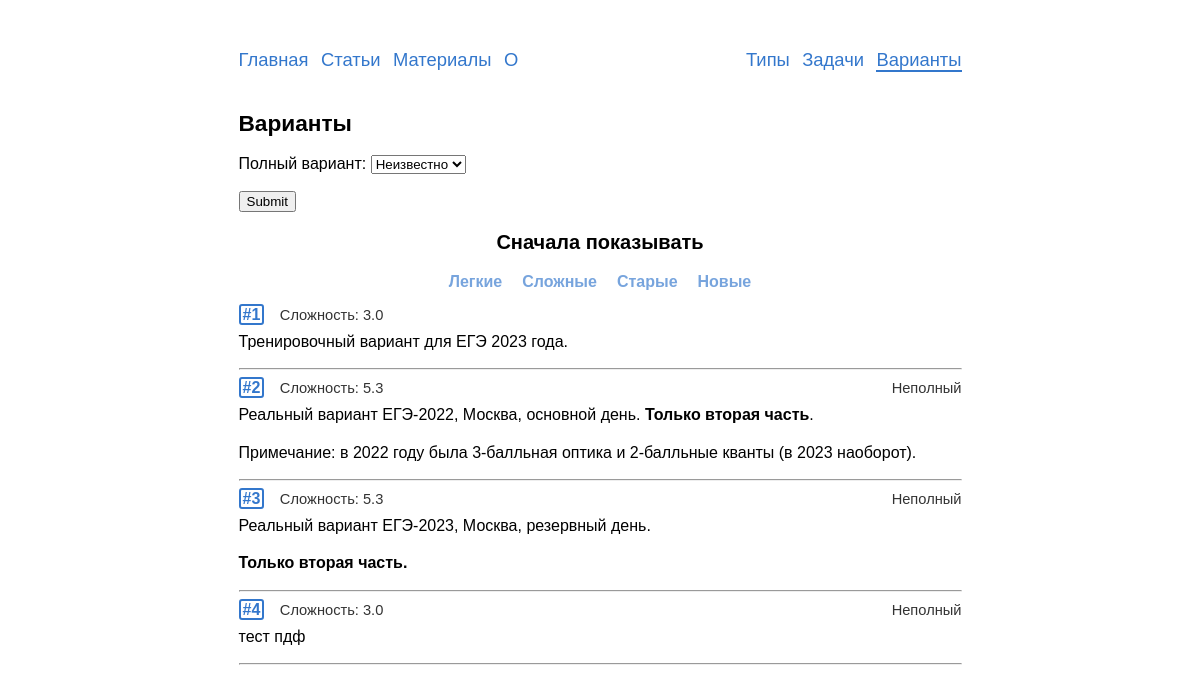
Page /variants/ on the earlier database version.
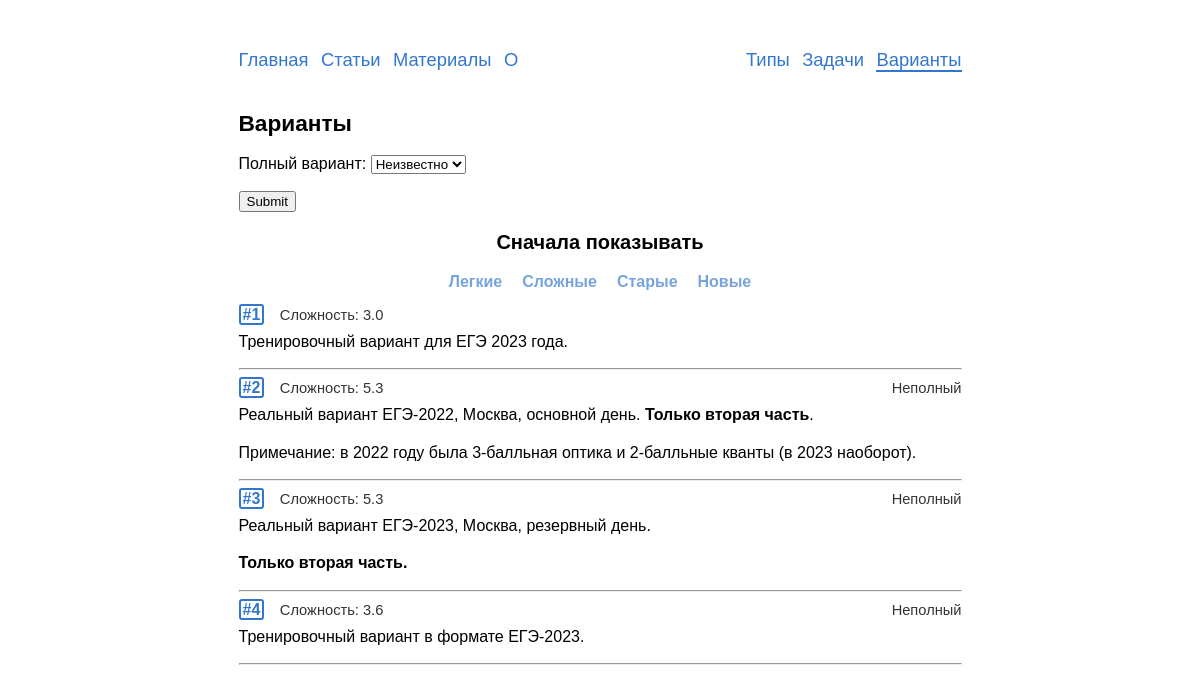
Same page on the later database version.
### variants/models.py (models this page shows, shortened)
class Variant(models.Model):
    objects = VariantManager()
    problems = SortedManyToManyField(Problem,
                                     verbose_name='задачи')
    text = models.TextField('комментарии', blank=True, null=True)
    complexity = models.FloatField('сложность', blank=True, default=0)
    is_full = models.BooleanField('полный вариант', default=True)
    show_answers = models.BooleanField('показать решения', default=True)
    date = models.DateField('дата добавления', auto_now_add=True)
    answer_slug = models.SlugField('slug для получения ответов',
                                   max_length=4, unique=False,
                                   blank=True, default='foxy',
                                   validators=[validate_answer_slug])
    class Meta:
        verbose_name = 'вариант'
        verbose_name_plural = 'варианты'
        default_related_name = 'variants'
    def get_absolute_url(self):
        return reverse('variants:detail', kwargs={'pk': self.pk})

### variants/views.py (the view, shortened to what this page needs)
# urls.py: path('', views.VariantsView.as_view(), name='list'),
class VariantsView(ListView):
    model = Variant
    template_name = 'variants/variants_list.html'
    context_object_name = 'variants'
    paginate_by = 30
    filter = VariantFilter
    def get_queryset(self):
        queryset = Variant.objects.list()
        pars = self.request.GET
        if 'order_by' in pars.keys() and pars['order_by'] in ('complexity',
                                                              'id',
                                                              '-complexity',
                                                              '-id'):
            order_by = self.request.GET['order_by']
        else:
            order_by = 'id'
        self.filterset = self.filter(self.request.GET, queryset=queryset)
        return self.filterset.qs.order_by(order_by)
    def get_context_data(self, **kwargs):
        data = super().get_context_data(**kwargs)
        data['filter'] = VariantFilter(self.request.GET)
        data['title'] = 'Варианты'
        return data

### problems/templatetags/markdown_extras.py (called while the page is built)
@register.filter()
@stringfilter
def markdown(value):
    return md.markdown(value, extensions=['markdown.extensions.fenced_code',
                                          'tables',
                                          'toc',
                                          'footnotes'])

### problems/templatetags/save_parameters.py (called while the page is built)
@register.simple_tag(takes_context=True)
def param_save(context, **kwargs):
    answ = context['request'].GET.copy()
    for param, value in kwargs.items():
        answ[param] = value
    for param in [param for param, value in answ.items() if not value]:
        del answ[param]
    return answ.urlencode()

### variants/managers.py (called while the page is built)
    def list(self):
        return (
            self.get_queryset()
                .only('id', 'complexity', 'text', 'is_full')
        )

### templates/variants/variants_list.html (shortened to what this page needs)
{% extends "base.html" %}
{% load markdown_extras %}
{% load save_parameters %}
{% load static %}
{% block content %}
  <h2>{{title}}</h2>
  <form method="get" class="no-print">
    {{ filter.form.as_p }}
    <input type="submit" />
  </form>
  <div class=center-flex><h3>Сначала показывать</h3></div>
  <div class="center-flex mb10 mt-5">
    <a class='var-sort{% if "=complexity" in request.get_full_path %} current {% endif %}' href="?{% param_save order_by="complexity" %}">Легкие</a>
    <a class='var-sort{% if "=-complexity" in request.get_full_path %} current {% endif %}' href="?{% param_save order_by="-complexity" %}">Сложные</a>
    <a class='var-sort{% if "=id" in request.get_full_path %} current {% endif %}' href="?{% param_save order_by="id" %}">Старые</a>
    <a class='var-sort{% if "=-id" in request.get_full_path %} current {% endif %}' href="?{% param_save order_by="-id" %}">Новые</a>
  </div>
  {% for variant in page_obj %}
  {% if variant.id < 5 %}
    <div class="rel">
      <div class="var-id-in-list">
        <a href="{{variant.get_absolute_url}}"><b class='id-number'>#{{variant.id}}</b></a>
        <span class="compl">Сложность: {{variant.complexity}}</span>&nbsp;
        <span class="compl no-solution">{% if not variant.is_full %}Неполный{% endif %}</span>
      </div>
    <div>{{variant.text|markdown|safe}}</div>
    </div><hr>
  {% endif %}
    {% empty %}
    <p>Ничего не нашлось {{":("}}</p>
    <p>Попробуйте другой фильтр.</p>
  {% endfor %}
{% endblock %}

### templates/base.html (shortened to what this page needs)
{% load static %}
<!DOCTYPE html>
<html lang=ru>
  <head>
    <link rel=stylesheet href={% static 'css/style.css'%}>
  </head>
  <body>
    <header>
      {% include "includes/nav.html" %}
    </header>
    <main>
      {% block content %}Пусто :({% endblock %}
    </main>
  </body>
</html>

### templates/includes/nav.html (shortened to what this page needs)
<nav class="no-print">
  <div class='nav-left'>
    <a href="/"{% if request.path == '/' %} class='current_nav'{% endif %}>Главная</a>
    <a href="/articles/"{% if '/articles' in request.path %} class='current_nav'{% endif %}>Статьи</a>
    <a href="/blanks/"{% if '/blanks/' in request.path %} class='current_nav'{% endif %}>Материалы</a>
    <a href="/about/"{% if '/about/' in request.path %} class='current_nav'{% endif %}>О</a>
  </div>
  <div class="nav-right">
    <a href="{% url 'typesinege:list'%}"{% if '/types/' in request.path %} class='current_nav'{% endif %}>Типы</a>
    <a href="{% url 'problems:list'%}"{% if '/problems/' in request.path %} class='current_nav'{% endif %}>Задачи</a>
    <a href="{% url 'variants:list'%}"{% if '/variants/' in request.path %} class='current_nav'{% endif %}>Варианты</a>
  </div>
</nav>

### templates/includes/pagination.html (shortened to what this page needs)
{% load save_parameters %}

### static/css/style.css (style rules this page uses)
html { overflow-y: scroll; }
body { -webkit-hyphens: auto; -moz-hyphens: auto; -ms-hyphens: auto; hyphens: auto; margin: 0px auto; width: 723px; max-width: 100%; font-family: Tahoma, Arial; text-align: justify; font-size: 12pt; line-height: 16pt; margin-bottom:12ex; }
h1, h2, h3, h4, h5, h6 { text-align: left; }
h2 { font-size:17pt; }
h3 { font-size:15pt; }
.id-number { border: 2px solid #3377cc; border-radius: 3px; padding: 0px 2px 0px 2px; }
.rel { position: relative; }
div.rel:has(div.var-id-in-list) { min-height:3ex; }
.var-id-in-list { margin-bottom:-10px; display: flex; flex-wrap: wrap; align-items: center; line-height: 15pt; }
.compl { padding-left:2ex; font-size: 11pt; font-family: Arial; color: #333333; }
.no-solution { margin-left:auto; order:2; }
a { text-decoration: none; color: #3377cc; }
nav { margin: 5ex 0 4ex 0; display: flex; justify-content: space-between; word-spacing: 6pt; }
.nav-left, .ta-left { text-align:left; }
.nav-right, .ta-right { text-align:right; }
nav a { line-height: 2em; font-size: 115%; -webkit-hyphens: none; -moz-hyphens: none; -ms-hyphens: none; hyphens: none; }
.mt-5 { margin-top:-5px; }
.mb10 { margin-bottom:10px; }
.center-flex { display: flex; justify-content: center; }
.var-sort { display: inline-block; border-radius: 3px; font-weight:900; line-height:inherit; padding: 2px 10px 3px; color: #3377ccaa; background-color: white; }
.current_nav { border-bottom: solid 2px; }

Differences in the rows shown:
changed Variant id 4: complexity "3.0" → "3.6"; text "тест пдф" → "Тренировочный вариант в формате ЕГЭ-2023."
